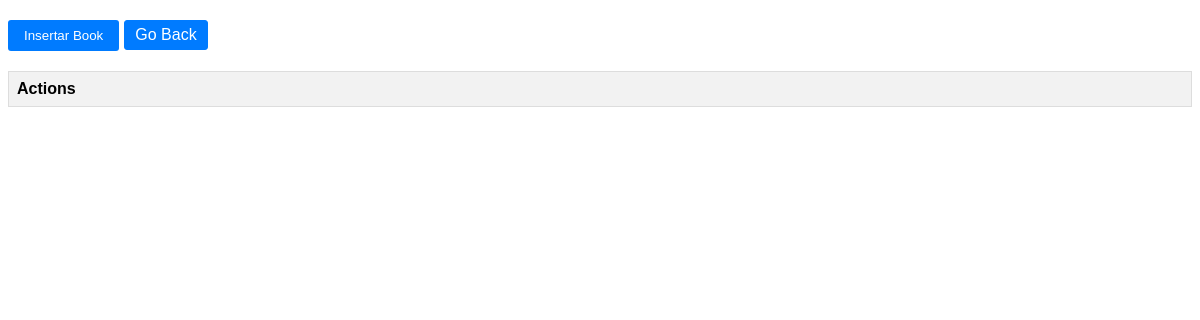
Page /gestionarBooks.php on the earlier database version.
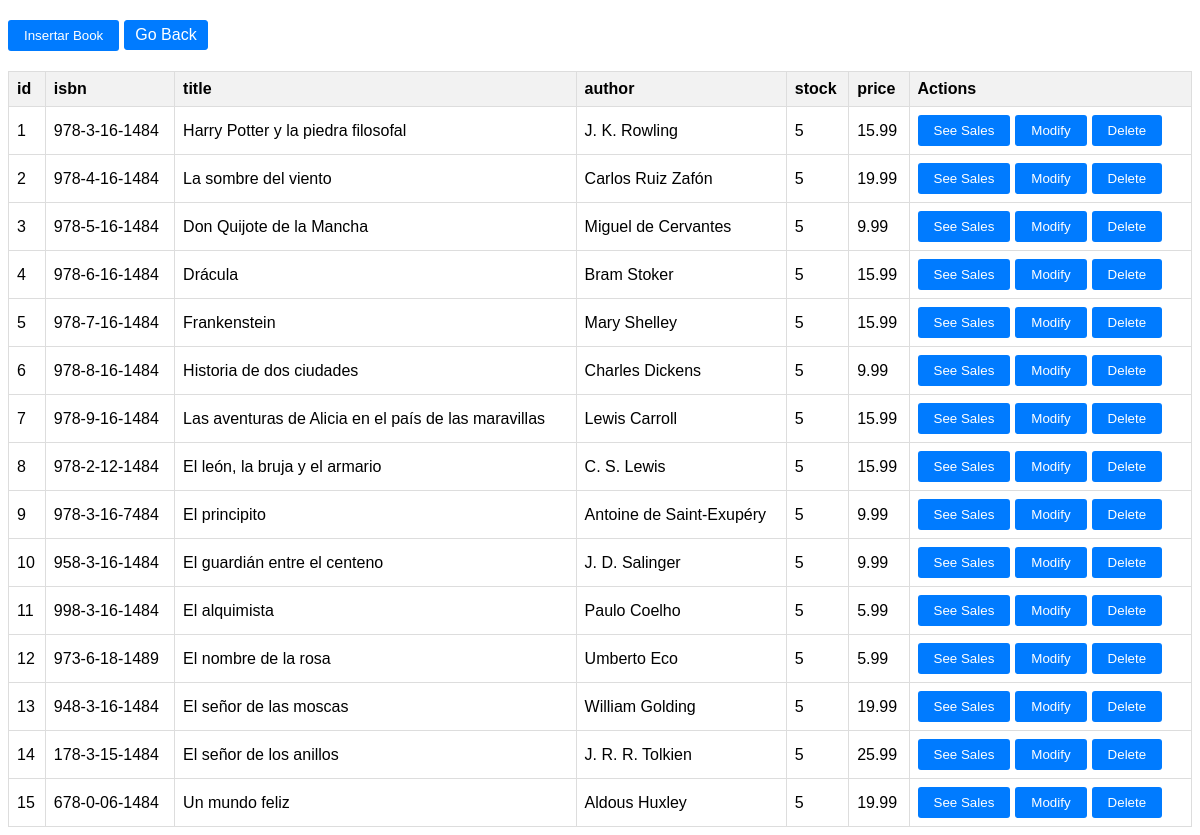
Same page on the later database version.
### tables this page shows
CREATE TABLE IF NOT EXISTS `book` (
  `id` int(10) NOT NULL AUTO_INCREMENT,
  `isbn` varchar(13) DEFAULT NULL,
  `title` varchar(255) DEFAULT NULL,
  `author` varchar(255) DEFAULT NULL,
  `stock` smallint(5) DEFAULT NULL,
  `price` float DEFAULT NULL,
  PRIMARY KEY (`id`)
);

### src/Book.php (called while the page is built, shortened)
<?php
    Class Book extends DBConnection{
        public static function getBooks(){
            $file = DBConnection::$connection->prepare("SELECT * FROM book");
            $file->execute();
            return $file->fetchAll(PDO::FETCH_ASSOC) ?? 'No book found';
        }
    }

### gestionarBooks.php (the view, shortened to what this page needs)
<!DOCTYPE html>
<html lang="en">
<head>
    <link rel="stylesheet" href="./global.css" type="text/css">
</head>
<body>
    <?php
    $booksInDB = Book::getBooks();
    echo '<form method="POST" action=""><table border="1">';
    echo '<button type="submit" name="insertarBook">Insertar Book</button>';
    echo '<a href="./">Go Back</a>';
    echo '<tr>';
    foreach ($booksInDB[0] as $key => $value) {
        echo '<th>' . htmlspecialchars($key) . '</th>';
    }
    echo '<th>Actions</th>';
    echo '</tr>';
    foreach ($booksInDB as $params) {
        echo '<tr>';
        foreach ($params as $key => $value) {
            echo '<td>' . htmlspecialchars($value) . '</td>';
        }
        echo '<td>';
        echo "<button type='submit' name='seeSales' value=$params[id]>See Sales</button>";
        echo "<button type=submit name=modifyBook value=$params[id]>Modify</button>";
        echo "<button type=submit namedeleteBook value=$params[id]>Delete</button>";
        echo '</td>';
        echo '</tr>';
    }
    echo '</table></form>';
?>
</body>
</html>

### global.css (style rules this page uses)
body { font-family: Arial, sans-serif; }
table { border-collapse: collapse; width: 100%; margin-top: 20px; }
th, td { border: 1px solid #ddd; padding: 8px; text-align: left; }
th { background-color: #f2f2f2; }
a, button { display: inline-block; margin-right: 5px; padding: 5px 10px; text-decoration: none; color: #fff; background-color: #007bff; border: 1px solid #007bff; border-radius: 3px; }
form { margin-top: 20px; }
button { background-color: #007bff; color: #fff; padding: 8px 16px; border: none; border-radius: 3px; cursor: pointer; }

Differences in the rows shown:
added book: id "1", isbn "978-3-16-1484", title "Harry Potter y la piedra filosofal", author "J. K. Rowling", stock "5", price "15.99"
added book: id "2", isbn "978-4-16-1484", title "La sombre del viento", author "Carlos Ruiz Zafón", stock "5", price "19.99"
added book: id "3", isbn "978-5-16-1484", title "Don Quijote de la Mancha", author "Miguel de Cervantes", stock "5", price "9.99"
added book: id "4", isbn "978-6-16-1484", title "Drácula", author "Bram Stoker", stock "5", price "15.99"
added book: id "5", isbn "978-7-16-1484", title "Frankenstein", author "Mary Shelley", stock "5", price "15.99"
added book: id "6", isbn "978-8-16-1484", title "Historia de dos ciudades", author "Charles Dickens", stock "5", price "9.99"
added book: id "7", isbn "978-9-16-1484", title "Las aventuras de Alicia en el país de las maravillas", author "Lewis Carroll", stock "5", price "15.99"
added book: id "8", isbn "978-2-12-1484", title "El león, la bruja y el armario", author "C. S. Lewis", stock "5", price "15.99"
added book: id "9", isbn "978-3-16-7484", title "El principito", author "Antoine de Saint-Exupéry", stock "5", price "9.99"
added book: id "10", isbn "958-3-16-1484", title "El guardián entre el centeno", author "J. D. Salinger", stock "5", price "9.99"
added book: id "11", isbn "998-3-16-1484", title "El alquimista", author "Paulo Coelho", stock "5", price "5.99"
added book: id "12", isbn "973-6-18-1489", title "El nombre de la rosa", author "Umberto Eco", stock "5", price "5.99"
added book: id "13", isbn "948-3-16-1484", title "El señor de las moscas", author "William Golding", stock "5", price "19.99"
added book: id "14", isbn "178-3-15-1484", title "El señor de los anillos", author "J. R. R. Tolkien", stock "5", price "25.99"
added book: id "15", isbn "678-0-06-1484", title "Un mundo feliz", author "Aldous Huxley", stock "5", price "19.99"
Other differences:
new list line: "id"
new list line: "isbn"
new list line: "title"
new list line: "author"
new list line: "stock"
new list line: "price"
